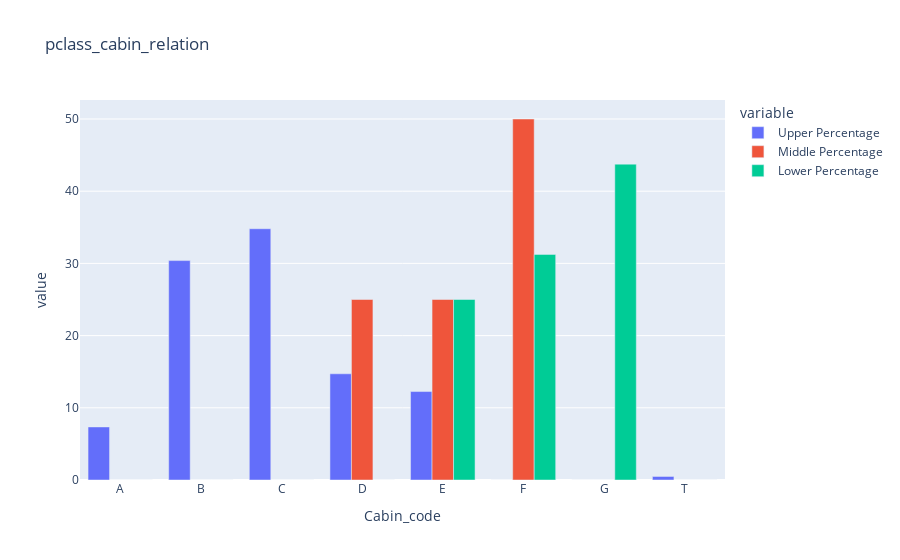

The notebook cell this image was saved under:
### Code cell
px.bar(cab_class_relation, x = "Cabin_code", y = ["Upper Percentage", "Middle Percentage", "Lower Percentage"], barmode = "group" ,title='pclass_cabin_relation')

### Figure 1 — Plotly figure (JSON) as saved in the notebook; plotly's stock layout.template omitted (floating-point values rounded to 4 significant figures)
{"data": [{"alignmentgroup": "True", "hovertemplate": "variable=Upper Percentage<br>Cabin_code=%{x}<br>value=%{y}<extra></extra>", "legendgroup": "Upper Percentage", "marker": {"color": "#636efa"}, "name": "Upper Percentage", "offsetgroup": "Upper Percentage", "orientation": "v", "showlegend": true, "textposition": "auto", "type": "bar", "x": ["A", "B", "C", "D", "E", "F", "G", "T"], "xaxis": "x", "y": [7.35, 30.39, 34.8, 14.71, 12.25, 0, 0, 0.49], "yaxis": "y"}, {"alignmentgroup": "True", "hovertemplate": "variable=Middle Percentage<br>Cabin_code=%{x}<br>value=%{y}<extra></extra>", "legendgroup": "Middle Percentage", "marker": {"color": "#EF553B"}, "name": "Middle Percentage", "offsetgroup": "Middle Percentage", "orientation": "v", "showlegend": true, "textposition": "auto", "type": "bar", "x": ["A", "B", "C", "D", "E", "F", "G", "T"], "xaxis": "x", "y": [0, 0, 0, 25, 25, 50, 0, 0], "yaxis": "y"}, {"alignmentgroup": "True", "hovertemplate": "variable=Lower Percentage<br>Cabin_code=%{x}<br>value=%{y}<extra></extra>", "legendgroup": "Lower Percentage", "marker": {"color": "#00cc96"}, "name": "Lower Percentage", "offsetgroup": "Lower Percentage", "orientation": "v", "showlegend": true, "textposition": "auto", "type": "bar", "x": ["A", "B", "C", "D", "E", "F", "G", "T"], "xaxis": "x", "y": [0, 0, 0, 0, 25, 31.25, 43.75, 0], "yaxis": "y"}], "layout": {"barmode": "group", "legend": {"title": {"text": "variable"}, "tracegroupgap": 0}, "title": {"text": "pclass_cabin_relation"}, "xaxis": {"anchor": "y", "domain": [0, 1], "title": {"text": "Cabin_code"}}, "yaxis": {"anchor": "x", "domain": [0, 1], "title": {"text": "value"}}}}
